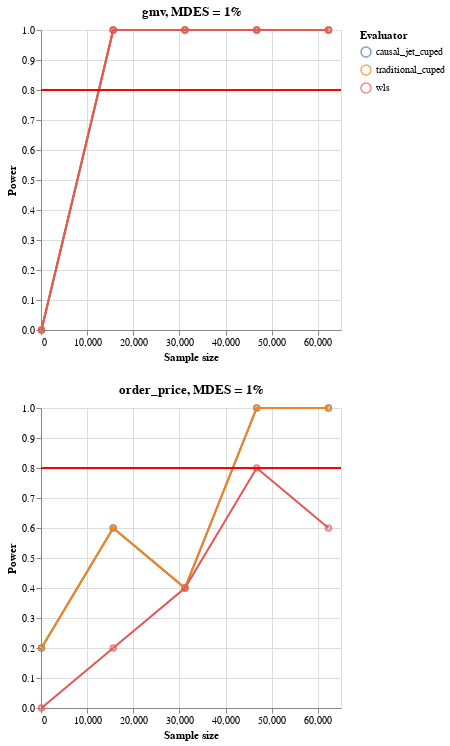

The notebook cell saved with this chart:
### Code cell
evaluators = [traditional_cuped, causal_jet_cuped]

simulator = ro.Simulator(
    df=df,
    evaluators=evaluators,
    # preprocessors=None,
    baseline_evaluator="wls",
    id_col=UNIT_ID,
    # time_col="timeframe",
    metrics=METRICS,
    # sample_min=None,
    # sample_max=None,
    num_steps=5,
    # sample_timestamps=False,
    num_runs=5,
    # random_seed=2312,
    mdes=[0.01],
    # alpha=0.05,
    )

result = simulator.run()
print(result.data.head())
result.plot()

### Figure 1 — Vega-Lite specification as saved in the notebook (floating-point values rounded to 4 significant figures)
{"config": {"view": {"continuousWidth": 300, "continuousHeight": 300}}, "vconcat": [{"layer": [{"mark": {"type": "point"}, "encoding": {"color": {"field": "evaluator", "legend": {"title": "Evaluator"}, "type": "nominal"}, "x": {"axis": {"title": "Sample size"}, "field": "sample_size", "type": "quantitative"}, "y": {"axis": {"title": "Power"}, "field": "power", "type": "quantitative"}}}, {"mark": {"type": "line"}, "encoding": {"color": {"field": "evaluator", "legend": {"title": "Evaluator"}, "type": "nominal"}, "x": {"axis": {"title": "Sample size"}, "field": "sample_size", "type": "quantitative"}, "y": {"axis": {"title": "Power"}, "field": "power", "type": "quantitative"}}, "transform": [{"loess": "power", "on": "sample_size", "groupby": ["evaluator"]}]}, {"data": {"name": "data-fccc575f3053222ce32a882b0755d27d"}, "mark": {"type": "rule", "color": "red"}, "encoding": {"y": {"axis": {"title": ""}, "field": "a", "type": "quantitative"}}, "transform": [{"calculate": "0.8", "as": "a"}]}], "data": {"name": "data-519e74b179f4523f05848da78c37149b"}, "title": "gmv, MDES = 1%"}, {"layer": [{"mark": {"type": "point"}, "encoding": {"color": {"field": "evaluator", "legend": {"title": "Evaluator"}, "type": "nominal"}, "x": {"axis": {"title": "Sample size"}, "field": "sample_size", "type": "quantitative"}, "y": {"axis": {"title": "Power"}, "field": "power", "type": "quantitative"}}}, {"mark": {"type": "line"}, "encoding": {"color": {"field": "evaluator", "legend": {"title": "Evaluator"}, "type": "nominal"}, "x": {"axis": {"title": "Sample size"}, "field": "sample_size", "type": "quantitative"}, "y": {"axis": {"title": "Power"}, "field": "power", "type": "quantitative"}}, "transform": [{"loess": "power", "on": "sample_size", "groupby": ["evaluator"]}]}, {"data": {"name": "data-fccc575f3053222ce32a882b0755d27d"}, "mark": {"type": "rule", "color": "red"}, "encoding": {"y": {"axis": {"title": ""}, "field": "a", "type": "quantitative"}}, "transform": [{"calculate": "0.8", "as": "a"}]}], "data": {"name": "data-5b2a55b59ddf2ea8e96ae1626952f851"}, "title": "order_price, MDES = 1%"}], "$schema": "https://vega.github.io/schema/vega-lite/v5.15.1.json", "datasets": {"data-519e74b179f4523f05848da78c37149b": [{"metric": "gmv", "evaluator": "causal_jet_cuped", "sample_size": 100, "mdes": 0.01, "power": 0.0}, {"metric": "gmv", "evaluator": "causal_jet_cuped", "sample_size": 15645, "mdes": 0.01, "power": 1.0}, {"metric": "gmv", "evaluator": "causal_jet_cuped", "sample_size": 31190, "mdes": 0.01, "power": 1.0}, {"metric": "gmv", "evaluator": "causal_jet_cuped", "sample_size": 46734, "mdes": 0.01, "power": 1.0}, {"metric": "gmv", "evaluator": "causal_jet_cuped", "sample_size": 62279, "mdes": 0.01, "power": 1.0}, {"metric": "gmv", "evaluator": "traditional_cuped", "sample_size": 100, "mdes": 0.01, "power": 0.0}, {"metric": "gmv", "evaluator": "traditional_cuped", "sample_size": 15645, "mdes": 0.01, "power": 1.0}, {"metric": "gmv", "evaluator": "traditional_cuped", "sample_size": 31190, "mdes": 0.01, "power": 1.0}, {"metric": "gmv", "evaluator": "traditional_cuped", "sample_size": 46734, "mdes": 0.01, "power": 1.0}, {"metric": "gmv", "evaluator": "traditional_cuped", "sample_size": 62279, "mdes": 0.01, "power": 1.0}, {"metric": "gmv", "evaluator": "wls", "sample_size": 100, "mdes": 0.01, "power": 0.0}, {"metric": "gmv", "evaluator": "wls", "sample_size": 15645, "mdes": 0.01, "power": 1.0}, {"metric": "gmv", "evaluator": "wls", "sample_size": 31190, "mdes": 0.01, "power": 1.0}, {"metric": "gmv", "evaluator": "wls", "sample_size": 46734, "mdes": 0.01, "power": 1.0}, {"metric": "gmv", "evaluator": "wls", "sample_size": 62279, "mdes": 0.01, "power": 1.0}], "data-fccc575f3053222ce32a882b0755d27d": [{"metric": "gmv", "evaluator": "causal_jet_cuped", "sample_size": 100, "mdes": 0.01, "power": 0.0}, {"metric": "gmv", "evaluator": "causal_jet_cuped", "sample_size": 15645, "mdes": 0.01, "power": 1.0}, {"metric": "gmv", "evaluator": "causal_jet_cuped", "sample_size": 31190, "mdes": 0.01, "power": 1.0}, {"metric": "gmv", "evaluator": "causal_jet_cuped", "sample_size": 46734, "mdes": 0.01, "power": 1.0}, {"metric": "gmv", "evaluator": "causal_jet_cuped", "sample_size": 62279, "mdes": 0.01, "power": 1.0}, {"metric": "gmv", "evaluator": "traditional_cuped", "sample_size": 100, "mdes": 0.01, "power": 0.0}, {"metric": "gmv", "evaluator": "traditional_cuped", "sample_size": 15645, "mdes": 0.01, "power": 1.0}, {"metric": "gmv", "evaluator": "traditional_cuped", "sample_size": 31190, "mdes": 0.01, "power": 1.0}, {"metric": "gmv", "evaluator": "traditional_cuped", "sample_size": 46734, "mdes": 0.01, "power": 1.0}, {"metric": "gmv", "evaluator": "traditional_cuped", "sample_size": 62279, "mdes": 0.01, "power": 1.0}, {"metric": "gmv", "evaluator": "wls", "sample_size": 100, "mdes": 0.01, "power": 0.0}, {"metric": "gmv", "evaluator": "wls", "sample_size": 15645, "mdes": 0.01, "power": 1.0}, {"metric": "gmv", "evaluator": "wls", "sample_size": 31190, "mdes": 0.01, "power": 1.0}, {"metric": "gmv", "evaluator": "wls", "sample_size": 46734, "mdes": 0.01, "power": 1.0}, {"metric": "gmv", "evaluator": "wls", "sample_size": 62279, "mdes": 0.01, "power": 1.0}, {"metric": "order_price", "evaluator": "causal_jet_cuped", "sample_size": 100, "mdes": 0.01, "power": 0.2}, {"metric": "order_price", "evaluator": "causal_jet_cuped", "sample_size": 15645, "mdes": 0.01, "power": 0.6}, {"metric": "order_price", "evaluator": "causal_jet_cuped", "sample_size": 31190, "mdes": 0.01, "power": 0.4}, {"metric": "order_price", "evaluator": "causal_jet_cuped", "sample_size": 46734, "mdes": 0.01, "power": 1.0}, {"metric": "order_price", "evaluator": "causal_jet_cuped", "sample_size": 62279, "mdes": 0.01, "power": 1.0}, {"metric": "order_price", "evaluator": "traditional_cuped", "sample_size": 100, "mdes": 0.01, "power": 0.2}, {"metric": "order_price", "evaluator": "traditional_cuped", "sample_size": 15645, "mdes": 0.01, "power": 0.6}, {"metric": "order_price", "evaluator": "traditional_cuped", "sample_size": 31190, "mdes": 0.01, "power": 0.4}, {"metric": "order_price", "evaluator": "traditional_cuped", "sample_size": 46734, "mdes": 0.01, "power": 1.0}, {"metric": "order_price", "evaluator": "traditional_cuped", "sample_size": 62279, "mdes": 0.01, "power": 1.0}, {"metric": "order_price", "evaluator": "wls", "sample_size": 100, "mdes": 0.01, "power": 0.0}, {"metric": "order_price", "evaluator": "wls", "sample_size": 15645, "mdes": 0.01, "power": 0.2}, {"metric": "order_price", "evaluator": "wls", "sample_size": 31190, "mdes": 0.01, "power": 0.4}, {"metric": "order_price", "evaluator": "wls", "sample_size": 46734, "mdes": 0.01, "power": 0.8}, {"metric": "order_price", "evaluator": "wls", "sample_size": 62279, "mdes": 0.01, "power": 0.6}], "data-5b2a55b59ddf2ea8e96ae1626952f851": [{"metric": "order_price", "evaluator": "causal_jet_cuped", "sample_size": 100, "mdes": 0.01, "power": 0.2}, {"metric": "order_price", "evaluator": "causal_jet_cuped", "sample_size": 15645, "mdes": 0.01, "power": 0.6}, {"metric": "order_price", "evaluator": "causal_jet_cuped", "sample_size": 31190, "mdes": 0.01, "power": 0.4}, {"metric": "order_price", "evaluator": "causal_jet_cuped", "sample_size": 46734, "mdes": 0.01, "power": 1.0}, {"metric": "order_price", "evaluator": "causal_jet_cuped", "sample_size": 62279, "mdes": 0.01, "power": 1.0}, {"metric": "order_price", "evaluator": "traditional_cuped", "sample_size": 100, "mdes": 0.01, "power": 0.2}, {"metric": "order_price", "evaluator": "traditional_cuped", "sample_size": 15645, "mdes": 0.01, "power": 0.6}, {"metric": "order_price", "evaluator": "traditional_cuped", "sample_size": 31190, "mdes": 0.01, "power": 0.4}, {"metric": "order_price", "evaluator": "traditional_cuped", "sample_size": 46734, "mdes": 0.01, "power": 1.0}, {"metric": "order_price", "evaluator": "traditional_cuped", "sample_size": 62279, "mdes": 0.01, "power": 1.0}, {"metric": "order_price", "evaluator": "wls", "sample_size": 100, "mdes": 0.01, "power": 0.0}, {"metric": "order_price", "evaluator": "wls", "sample_size": 15645, "mdes": 0.01, "power": 0.2}, {"metric": "order_price", "evaluator": "wls", "sample_size": 31190, "mdes": 0.01, "power": 0.4}, {"metric": "order_price", "evaluator": "wls", "sample_size": 46734, "mdes": 0.01, "power": 0.8}, {"metric": "order_price", "evaluator": "wls", "sample_size": 62279, "mdes": 0.01, "power": 0.6}]}}
